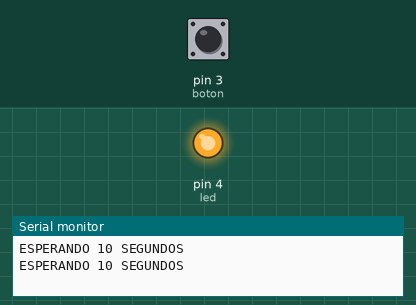
Recording of a sketch running on a simulated Arduino Uno, built with avr-gcc and run on an emulated ATmega328P. On the bench: output pins drawn as LEDs (lit = HIGH), the last lines printed to the serial monitor. Inputs (shaded band) come from the test bench; at power-on: pin 3 (boton) HIGH.

Above: at 18.0 s.
18.1 s: pin 3 (boton) pulled LOW for 3 s
At 20.5 s:
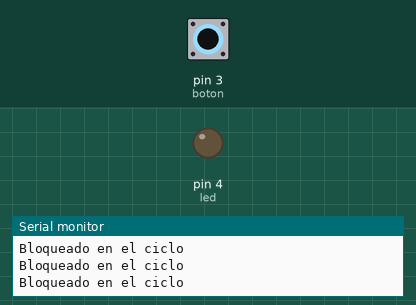
Timing chart, 0 to 32.7 s (numbered marks = the images above; inputs shaded):
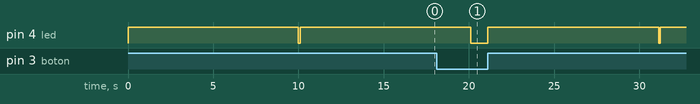

The sketch:

pulsador.ino
```cpp
int led = 4;
int boton = 3;
int time = 10000; //Tiempo
void setup()
{
  Serial.begin(9600);
  pinMode(led, OUTPUT);
  pinMode(boton, INPUT); //Se define como entrada de datos
  digitalWrite(led, LOW);
}

void loop()
{
  while(digitalRead(boton)==LOW){
      Serial.println("Bloqueado en el ciclo" );

  }
  digitalWrite(led, HIGH);
   Serial.println("ESPERANDO 10 SEGUNDOS");
  delay(time); // tiempo de suspension
  digitalWrite(led, LOW);
  delay(100); // Wait for 1000 millisecond(s)
}
```
